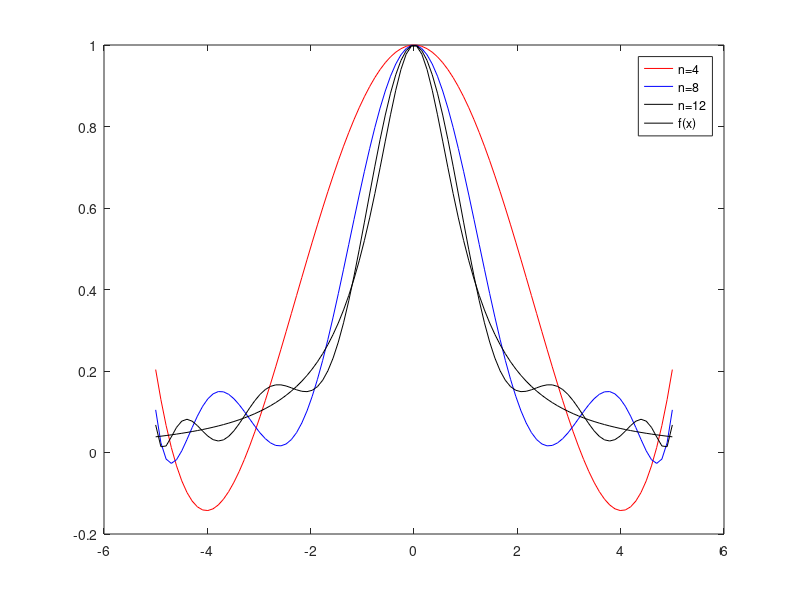

This chart was generated by the following MATLAB code:
% Risoluzione dell'e03 mediante nodi di Chebichev

clear all
close all
clc

a=-5; b=5;  % intervallo != da quello di default di Chebichev
            % -> formula con riscalamento (b-a)/2 e traslazione (a+2)/2

f=@(x) 1./(1+x.^2);  % oppure f=inline('1./(1+x.^2)');
ic=0;
colori='rbkmcg';

for n=[4 8 12]
  ic=ic+1;
  % x=linspace(a,b,n); NON piu' nodi equispa ma:
  t=cos((2*(0:n)+1)/(n+1)*pi/2);  % nodi di Chebichev: con notazione 
                                  % vettoriale 
  x=(b-a)/2*t+(a+b)/2;  % riscalo e traslo per adattarli al mio intervallo
  y=f(x);  % vettore dei dati
  % aa=polyfit(x,y,n-1); quella giusta sara':
  aa=polyfit(x,y,n);  % n perche' in t divido per n+1
  xx=linspace(a,b);  % vettore con piu' punti per fare il grafico
  yy=polyval(aa,xx);  % valuto il polinomio che mi e' stato restituito, 
                      % in corrispondenza del vettore xx
  plot(xx,yy,colori(ic))
  hold on
  pause
end
plot(xx,f(xx),'k')  % grafico di f in corrispondenza di xx
legend('n=4', 'n=8', 'n=12', 'f(x)');  % f(x) = funzione vera